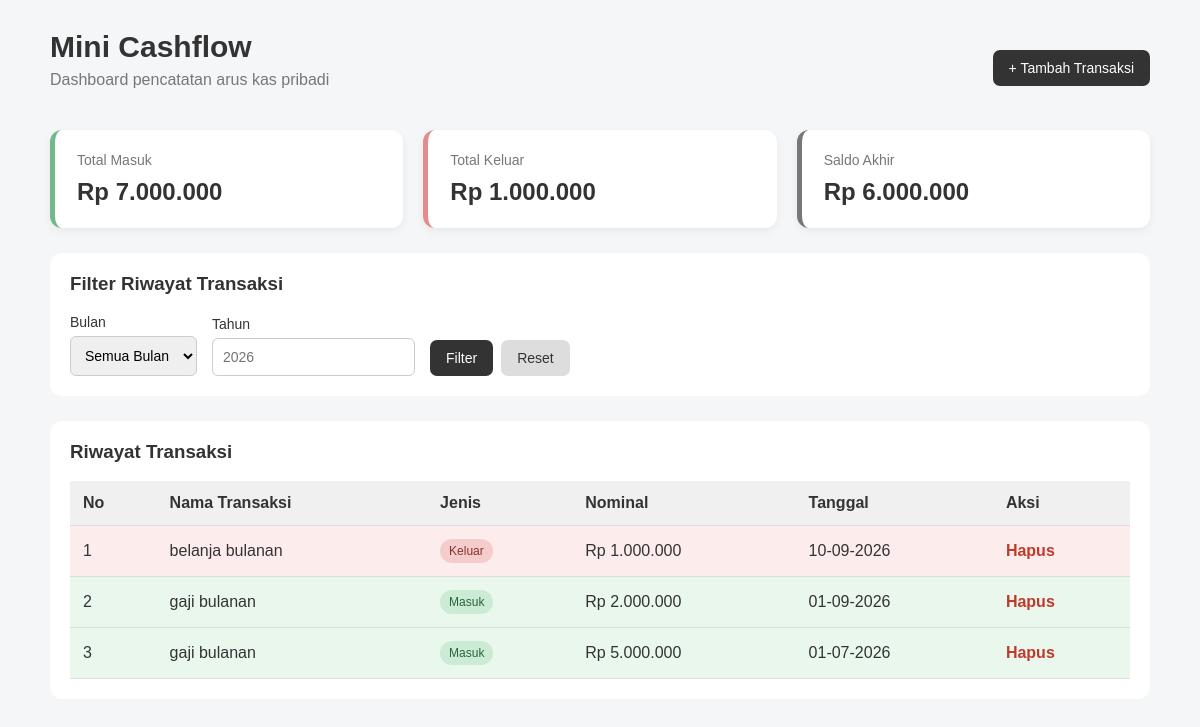
The page / on the database its author committed.
### tables this page shows
CREATE TABLE `transaksi` (
  `id` int(11) NOT NULL,
  `nama_transaksi` varchar(100) NOT NULL,
  `jenis` enum('masuk','keluar') NOT NULL,
  `nominal` int(11) NOT NULL,
  `tanggal` date NOT NULL
);

### index.php (the view, shortened to what this page needs)
<?php
require "koneksi.php";
$sqlMasuk = "
    SELECT SUM(nominal)
    FROM transaksi
    WHERE jenis = 'masuk'
";
$stmtMasuk = $pdo->query($sqlMasuk);
$totalMasuk = $stmtMasuk->fetchColumn();
$sqlKeluar = "
    SELECT SUM(nominal)
    FROM transaksi
    WHERE jenis = 'keluar'
";
$stmtKeluar = $pdo->query($sqlKeluar);
$totalKeluar = $stmtKeluar->fetchColumn();
$saldo = $totalMasuk - $totalKeluar;
$tahun = $_GET['tahun'] ?? '';
$sql = "
    SELECT *
    FROM transaksi
    WHERE 1=1
";
$params = [];
$sql .= "
    ORDER BY tanggal DESC, id DESC
";
$stmt = $pdo->prepare($sql);
$stmt->execute($params);
$transaksi = $stmt->fetchAll(PDO::FETCH_ASSOC);
function rupiah($nominal)
{
    return "Rp " . number_format(
        $nominal,
        0,
        ',',
        '.'
    );
}
?>
<!DOCTYPE html>
<html lang="id">
<head>
    <link rel="stylesheet"
          href="style.css">
</head>
<body>
<div class="container">
    <div class="header">
        <div>
            <h1>
                Mini Cashflow
            </h1>
            <p>
                Dashboard pencatatan arus kas pribadi
            </p>
        </div>
        <a href="tambah.php"
           class="btn btn-primary">
            + Tambah Transaksi
        </a>
    </div>
    <div class="cards">
        <div class="card card-masuk">
            <p>
                Total Masuk
            </p>
            <h2>
                <?= rupiah($totalMasuk); ?>
            </h2>
        </div>
        <div class="card card-keluar">
            <p>
                Total Keluar
            </p>
            <h2>
                <?= rupiah($totalKeluar); ?>
            </h2>
        </div>
        <div class="card card-saldo">
            <p>
                Saldo Akhir
            </p>
            <h2>
                <?= rupiah($saldo); ?>
            </h2>
        </div>
    </div>
    <div class="filter-box">
        <h3>
            Filter Riwayat Transaksi
        </h3>
        <form method="GET"
              class="filter-form">
            <div>
                <label>
                    Bulan
                </label>
                <select name="bulan">
                    <option value="">
                        Semua Bulan
                    </option>
                </select>
            </div>
            <div>
                <label>
                    Tahun
                </label>
                <input
                    type="number"
                    name="tahun"
                    placeholder="2026"
                    value="<?= htmlspecialchars($tahun); ?>"
                >
            </div>
            <div class="filter-buttons">
                <button
                    type="submit"
                    class="btn btn-primary">
                    Filter
                </button>
                <a
                    href="index.php"
                    class="btn btn-secondary">
                    Reset
                </a>
            </div>
        </form>
    </div>
    <div class="table-box">
        <h3>
            Riwayat Transaksi
        </h3>
        <div class="table-responsive">
            <table>
                <thead>
                    <tr>
                        <th>
                            No
                        </th>
                        <th>
                            Nama Transaksi
                        </th>
                        <th>
                            Jenis
                        </th>
                        <th>
                            Nominal
                        </th>
                        <th>
                            Tanggal
                        </th>
                        <th>
                            Aksi
                        </th>
                    </tr>
                </thead>
                <tbody>
                <?php if (count($transaksi) > 0): ?>
                    <?php foreach (
                        $transaksi as $index => $row
                    ): ?>
                        <tr class="<?= $row['jenis']; ?>">
                            <td>
                                <?= $index + 1; ?>
                            </td>
                            <td>
                                <?= htmlspecialchars(
                                    $row['nama_transaksi']
                                ); ?>
                            </td>
                            <td>
                                <?php if (
                                    $row['jenis'] == 'masuk'
                                ): ?>
                                    <span class="badge badge-masuk">
                                        Masuk
                                    </span>
                                <?php else: ?>
                                    <span class="badge badge-keluar">
                                        Keluar
                                    </span>
                                <?php endif; ?>
                            </td>
                            <td>
                                <?= rupiah(
                                    $row['nominal']
                                ); ?>
                            </td>
                            <td>
                                <?= date(
                                    'd-m-Y',
                                    strtotime(
                                        $row['tanggal']
                                    )
                                ); ?>
                            </td>
                            <td>
                                <a
                                    href="hapus.php?id=<?= $row['id']; ?>"
                                    class="btn-delete"
                                    onclick="return confirm(
                                        'Yakin ingin menghapus transaksi ini?'
                                    );"
                                >
                                    Hapus
                                </a>
                            </td>
                        </tr>
                    <?php endforeach; ?>
                <?php endif; ?>
                </tbody>
            </table>
        </div>
    </div>
</div>
</body>
</html>

### style.css (style rules this page uses)
* { box-sizing: border-box; }
body { margin: 0; padding: 30px; font-family: Arial, sans-serif; background: #f5f6f8; color: #333; }
.container { max-width: 1100px; margin: auto; }
.header { display: flex; justify-content: space-between; align-items: center; margin-bottom: 25px; }
.header h1 { margin: 0; font-size: 30px; }
.header p { margin-top: 7px; color: #777; }
.btn { display: inline-block; padding: 10px 16px; border-radius: 7px; text-decoration: none; border: none; cursor: pointer; font-size: 14px; }
.btn-primary { background: #333; color: white; }
.btn-secondary { background: #ddd; color: #333; }
.cards { display: grid; grid-template-columns: repeat(3, 1fr); gap: 20px; margin-bottom: 25px; }
.card { background: white; padding: 22px; border-radius: 12px; box-shadow: 0 3px 10px rgba(0, 0, 0, 0.06); }
.card p { margin: 0 0 10px; color: #777; font-size: 14px; }
.card h2 { margin: 0; font-size: 24px; }
.card-masuk { border-left: 5px solid #72b889; }
.card-keluar { border-left: 5px solid #e58b8b; }
.card-saldo { border-left: 5px solid #777; }
.filter-box { background: white; padding: 20px; border-radius: 12px; margin-bottom: 25px; }
.filter-box h3 { margin-top: 0; }
.filter-form { display: flex; gap: 15px; align-items: end; flex-wrap: wrap; }
.filter-form label { display: block; margin-bottom: 6px; font-size: 14px; }
select, input { padding: 10px; border: 1px solid #ccc; border-radius: 6px; font-size: 14px; }
.filter-buttons { display: flex; gap: 8px; }
.table-box { background: white; padding: 20px; border-radius: 12px; }
.table-box h3 { margin-top: 0; }
.table-responsive { overflow-x: auto; }
table { width: 100%; border-collapse: collapse; }
th, td { padding: 13px; text-align: left; border-bottom: 1px solid #ddd; }
th { background: #f0f0f0; }
tr.masuk { background: #eaf7ed; }
tr.keluar { background: #fdecec; }
.badge { display: inline-block; padding: 5px 9px; border-radius: 20px; font-size: 12px; }
.badge-masuk { background: #ccebd4; color: #28663a; }
.badge-keluar { background: #f5cccc; color: #8a3030; }
.btn-delete { color: #c0392b; text-decoration: none; font-weight: bold; }

### rows shown on the page
transaksi: nama_transaksi "belanja bulanan", jenis "Keluar", nominal "Rp 1.000.000", tanggal "10-09-2026"
transaksi: nama_transaksi "gaji bulanan", jenis "Masuk", nominal "Rp 2.000.000", tanggal "01-09-2026"
transaksi: nama_transaksi "gaji bulanan", jenis "Masuk", nominal "Rp 5.000.000", tanggal "01-07-2026"

### other values the page prints
rupiah($totalMasuk) "Rp 7.000.000"
rupiah($totalKeluar) "Rp 1.000.000"
rupiah($saldo) "Rp 6.000.000"
